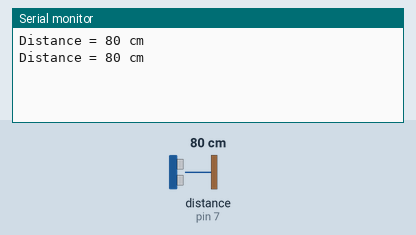
The sketch below on a simulated Arduino Uno, built with avr-gcc and run on an emulated ATmega328P. On the bench: the last lines printed to the serial monitor. Wiring (inferred from the names in the program): ultrasonic range finder: trigger pin 8; echo pin 7. The test bench sets the inputs (shaded band); at power-on: distance to the obstacle (sensor on pin 7) 80 cm. The echo pulse lasts 58.3 µs per cm.

Above: at 1.8 s.
1.9 s: distance to the obstacle (sensor on pin 7) set to 2 cm
At 2.4 s:
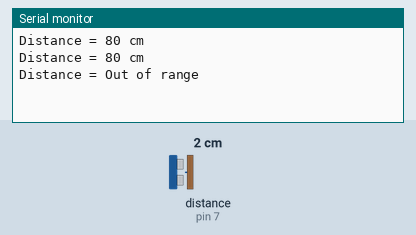
4.0 s: distance to the obstacle (sensor on pin 7) set to 299 cm
At 4.6 s:
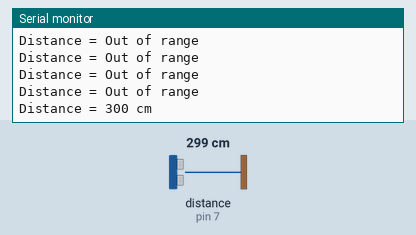

The sketch:

arduino-hand-disinfection.ino
```cpp
#define trigPin 8
#define echoPin 7

int distance;

void setup()
{
    Serial.begin(9600);
    pinMode(trigPin, OUTPUT);
    pinMode(echoPin, INPUT);
}

void loop()
{
    int distance = readUltrasonicDistance();

    // Send results to Serial Monitor
    Serial.print("Distance = ");
    if (distance >= 400 || distance <= 2) // the sensor has the maximum range of 400 cm and minimum of 2cm
        Serial.println("Out of range");
    else
    {
        Serial.print(distance);
        Serial.println(" cm");
        delay(500);
    }
    delay(500);
}

// Retern the distance between the object and the ultrasonic sensor in cm
int readUltrasonicDistance()
{
    digitalWrite(trigPin, LOW);
    delayMicroseconds(2);
    digitalWrite(trigPin, HIGH);
    delayMicroseconds(10); // Must send the pulses rapidly during 10 microseconds
    digitalWrite(trigPin, LOW);

    // pulseIn() returns the amount of time the pulse stay high. 0.01723
    return 0.01723 * pulseIn(echoPin, HIGH);
    // 1 second = 10^6 microsecconds. Speed of sound in dry air: 343 m/s -> 0.0343 cm/microseconds
}
```

Measured:
- after the input at 1.9 s, the serial monitor: prints a new line after 0.11 s (image 1)
- after the input at 4.0 s, the serial monitor: prints a new line at once (image 2)
